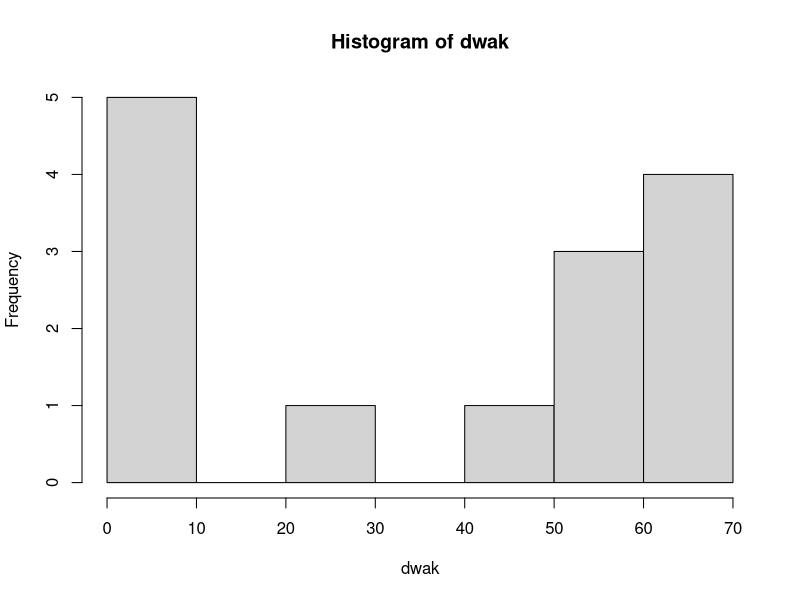
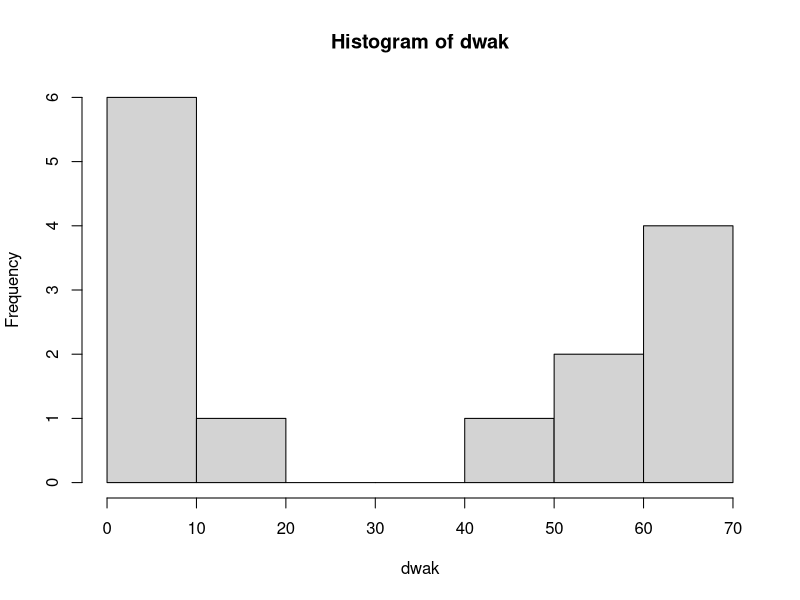

Recreate these plots in R, in order.
wheatdata <- read.csv("WSC2.csv")

times <- wheatdata$Time


# Time vs DW.AK -----------------------------------------------------------

# create an object for each variable

times <- wheatdata$Time
dwak <-wheatdata$DW.AK

# check distribution

hist(dwak)
shapiro.test(dwak)


# anova
dwak.anova <- aov(dwak~times, na.rm = TRUE)
summary(dwak.anova)



# Time vs DW.AS -----------------------------------------------------------


# create an object for each variable

times <- wheatdata$Time
dwak <-wheatdata$DW.AS

# check distribution


hist(dwak)
shapiro.test(dwak)




